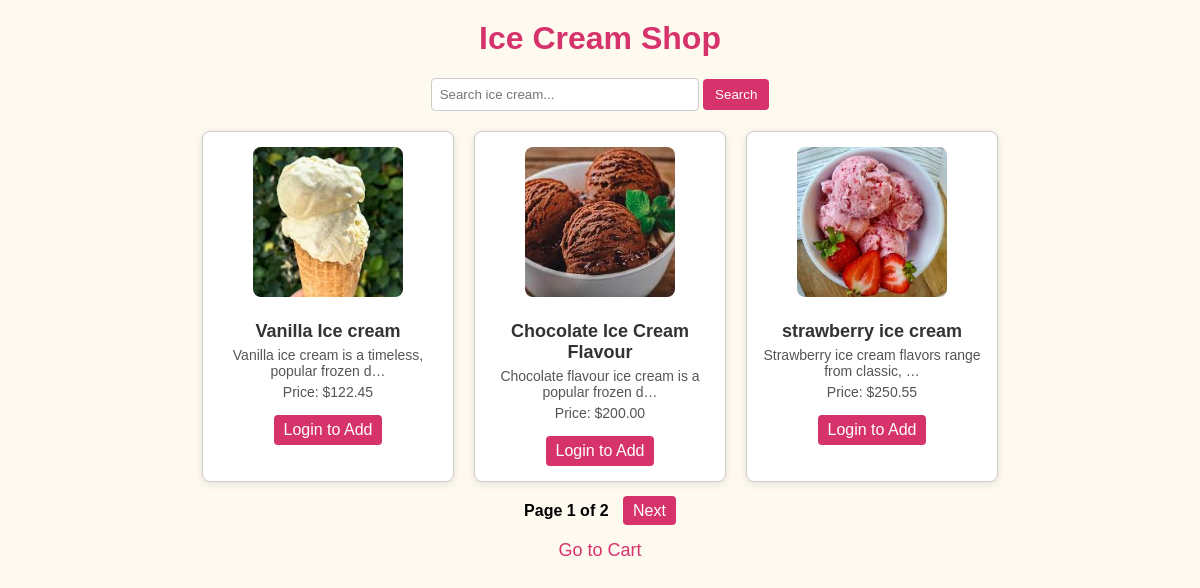
The page / on the database its author committed.
### shop/models.py (models this page shows, shortened)
class IceCream(models.Model):
    name = models.CharField(max_length=100)
    description = models.TextField()
    price = models.DecimalField(max_digits=6, decimal_places=2)
    image = models.ImageField(upload_to='icecreams/')

### shop/views.py (the view)
# urls.py: path('', views.home, name='home'),
def home(request):
    query = request.GET.get('q')
    if query:
        icecreams_list = IceCream.objects.filter(name__icontains=query)
    else:
        icecreams_list = IceCream.objects.all()
    paginator = Paginator(icecreams_list, 3)  # 3 per page
    page_number = request.GET.get('page')
    icecreams = paginator.get_page(page_number)
    return render(request, 'shop/home.html', {'icecreams': icecreams})

### shop/templates/shop/home.html (shortened to what this page needs)
<!DOCTYPE html>
<html>
<head>
</head>
<body>
    <h1>Ice Cream Shop</h1>
    <form method="get" action="">
        <input type="text" name="q" placeholder="Search ice cream...">
        <button type="submit">Search</button>
    </form>
    <div class="icecream-grid">
        {% for icecream in icecreams %}
        <div class="icecream-card">
            <img src="{{ icecream.image.url }}" alt="{{ icecream.name }}">
            <h2>{{ icecream.name }}</h2>
            <p>{{ icecream.description|truncatechars:50 }}</p>
            <p>Price: ${{ icecream.price }}</p>
            {% if user.is_authenticated %}
                <a href="{% url 'add_to_cart' icecream.id %}">Add to Cart</a>
            {% else %}
                <a href="{% url 'login' %}">Login to Add</a>
            {% endif %}
        </div>
        {% empty %}
            <p>No ice creams found.</p>
        {% endfor %}
    </div>
    <div class="pagination">
        <span>Page {{ icecreams.number }} of {{ icecreams.paginator.num_pages }}</span>
        {% if icecreams.has_next %}
            <a href="?page={{ icecreams.next_page_number }}{% if request.GET.q %}&q={{ request.GET.q }}{% endif %}">Next</a>
        {% endif %}
    </div>
    <a class="cart-link" href="{% url 'cart' %}">Go to Cart</a>
</body>
</html>

### shop/templates/shop/home.html (style rules this page uses)
body { font-family: Arial, sans-serif; background-color: #fffaf0; margin: 0; padding: 0 20px; }
h1 { text-align: center; color: #d6336c; margin-top: 20px; }
form { text-align: center; margin-bottom: 20px; }
input[type="text"] { padding: 8px; width: 250px; border-radius: 4px; border: 1px solid #ccc; }
button { padding: 8px 12px; background-color: #d6336c; color: white; border: none; border-radius: 4px; cursor: pointer; }
.icecream-grid { display: flex; flex-wrap: wrap; gap: 20px; justify-content: center; }
.icecream-card { background: #fff; border: 1px solid #ccc; border-radius: 8px; width: 220px; padding: 15px; text-align: center; box-shadow: 0 2px 8px rgba(0,0,0,0.1); transition: transform 0.2s; }
.icecream-card img { width: 150px; height: 150px; object-fit: cover; border-radius: 8px; margin-bottom: 10px; }
.icecream-card h2 { font-size: 18px; color: #333; margin: 10px 0 5px; }
.icecream-card p { font-size: 14px; color: #555; margin: 5px 0; }
.icecream-card a { display: inline-block; margin-top: 10px; padding: 6px 10px; background-color: #d6336c; color: white; text-decoration: none; border-radius: 4px; }
.pagination { text-align: center; margin: 20px 0; }
.pagination a { margin: 0 5px; padding: 6px 10px; background-color: #d6336c; color: white; text-decoration: none; border-radius: 4px; }
.pagination span { margin: 0 5px; font-weight: bold; }
.cart-link { display: block; text-align: center; margin: 20px 0; font-size: 18px; color: #d6336c; text-decoration: none; }

### rows shown on the page
IceCream: image (picture), name "Vanilla Ice cream", description "Vanilla ice cream is a timeless, popular frozen d…", price "122.45"
IceCream: image (picture), name "Chocolate Ice Cream Flavour", description "Chocolate flavour ice cream is a popular frozen d…", price "200.00"
IceCream: image (picture), name "strawberry ice cream", description "Strawberry ice cream flavors range from classic, …", price "250.55"

### other values the page prints
{{ icecreams.number }} "1"
{{ icecreams.paginator.num_pages }} "2"
